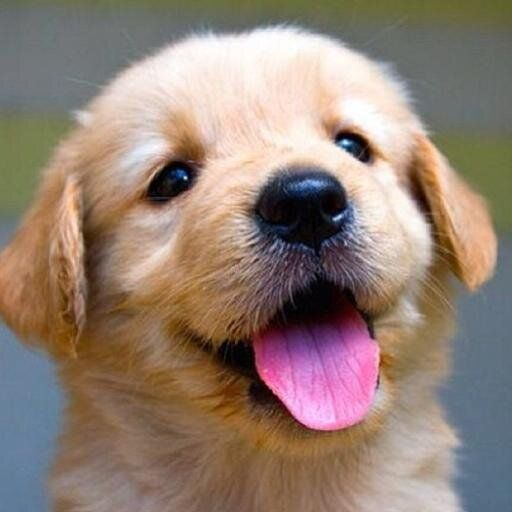
#> input picture imp 5 - filtros/filtro-laplaciano/dog.jpg, 512 x 512 px, found by its file name
$ python filtro3.py
#> lines starting #> are read from the running program, lines starting #| are printed output that depends on the picture
from PIL import Image

img = Image.open("imp 5 - filtros\\filtro-laplaciano\\dog.jpg")
#> img is the input picture: PIL image 512x512 RGB; mean R, G, B 147, 128.1, 116.5
grayscale_image = img.convert('L')
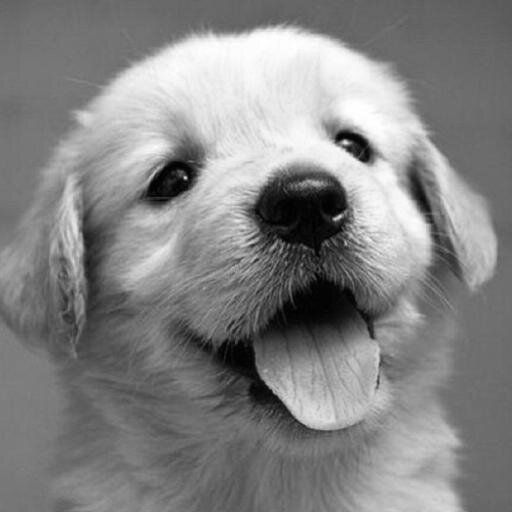
#> grayscale_image: PIL image 512x512 L; min 0, max 255, mean 132.4
grayscale_image.save('imp 5 - filtros\\filtro-laplaciano\\grayscale-dog.jpg')

third_image = grayscale_image

width, height = grayscale_image.size
#> width = 512; height = 512
third_filter = [[1,1,1],[1,-8,1],[1,1,1]]

for i in range(1, width - 2):
    for j in range(1, height - 2):
        third_image_new_value = 0

        for k in range(3):
            for l in range(3):
                third_image_new_value += grayscale_image.getpixel((k+i,l+j)) * third_filter[k][l]

        if (third_image_new_value < 0):
            third_image_new_value = 0

        third_image.putpixel((i,j), third_image_new_value)
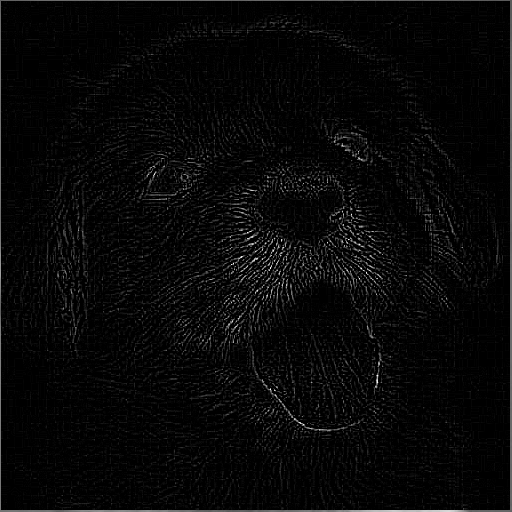
#> third_image: PIL image 512x512 L; min 0, max 255, mean 7.9

third_image.save("imp 5 - filtros\\filtro-laplaciano\\third-laplacian-dog.jpg")
